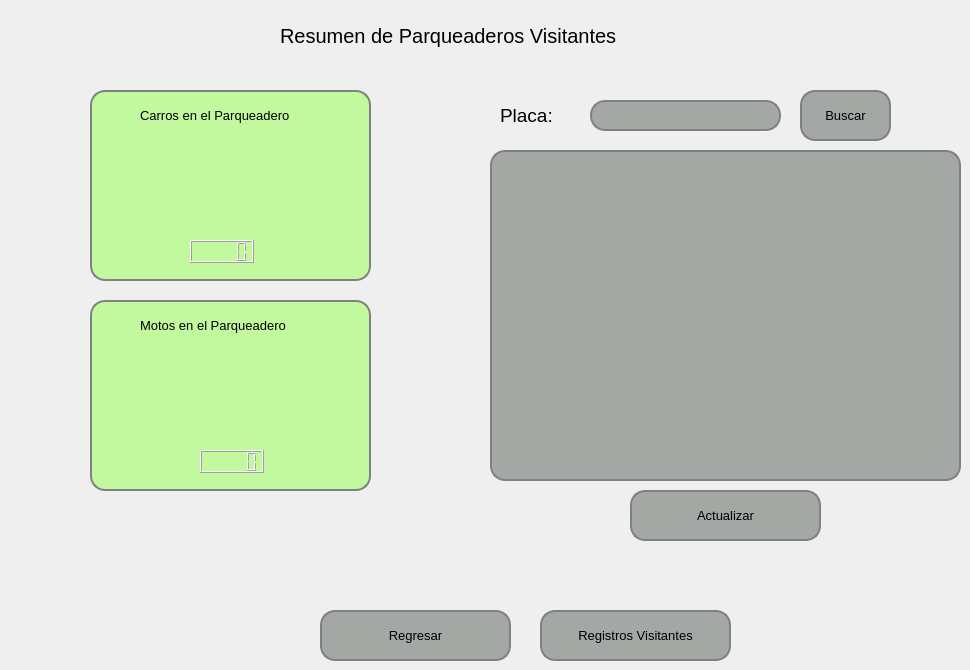
   <widget class="QWidget" name="pageVisitantes">
    <widget class="QTableWidget" name="tableWidgetParqueaderosVisitantes">
     <property name="geometry">
      <rect>
       <x>490</x>
       <y>150</y>
       <width>471</width>
       <height>331</height>
      </rect>
     </property>
     <property name="styleSheet">
      <string notr="true">    background-color: #a4a8a5; /* Color del botón */
    border-radius: 15px;       /* Borde redondeado, ajusta el valor para más curvatura */
    border: 2px solid #808080; /* Opcional: agrega un borde de color gris */</string>
     </property>
    </widget>
    <widget class="QLabel" name="label_167">
     <property name="geometry">
      <rect>
       <x>500</x>
       <y>100</y>
       <width>91</width>
       <height>31</height>
      </rect>
     </property>
     <property name="font">
      <font>
       <pointsize>14</pointsize>
      </font>
     </property>
     <property name="text">
      <string>Placa:</string>
     </property>
    </widget>
    <widget class="QPushButton" name="pushButtonRegistrosVisitantes">
     <property name="geometry">
      <rect>
       <x>540</x>
       <y>610</y>
       <width>191</width>
       <height>51</height>
      </rect>
     </property>
     <property name="font">
      <font>
       <pointsize>10</pointsize>
      </font>
     </property>
     <property name="styleSheet">
      <string notr="true">QPushButton {
    background-color: #a4a8a5; /* Color del botón */
    border-radius: 15px;       /* Borde redondeado, ajusta el valor para más curvatura */
    border: 2px solid #808080; /* Opcional: agrega un borde de color gris */
}

QPushButton:hover {
    background-color: #b0b5b0; /* Color al pasar el mouse */
}

QPushButton:pressed {
    background-color: #8f938f; /* Color al hacer clic */
}
</string>
     </property>
     <property name="text">
      <string>Registros Visitantes</string>
     </property>
    </widget>
    <widget class="QPushButton" name="pushButtonActualizarTablaVisitantes">
     <property name="geometry">
      <rect>
       <x>630</x>
       <y>490</y>
       <width>191</width>
       <height>51</height>
      </rect>
     </property>
     <property name="font">
      <font>
       <pointsize>10</pointsize>
      </font>
     </property>
     <property name="styleSheet">
      <string notr="true">QPushButton {
    background-color: #a4a8a5; /* Color del botón */
    border-radius: 15px;       /* Borde redondeado, ajusta el valor para más curvatura */
    border: 2px solid #808080; /* Opcional: agrega un borde de color gris */
}

QPushButton:hover {
    background-color: #b0b5b0; /* Color al pasar el mouse */
}

QPushButton:pressed {
    background-color: #8f938f; /* Color al hacer clic */
}
</string>
     </property>
     <property name="text">
      <string>Actualizar</string>
     </property>
    </widget>
    <widget class="QWidget" name="widgetMotosEnVisitantes" native="true">
     <property name="geometry">
      <rect>
       <x>90</x>
       <y>300</y>
       <width>281</width>
       <height>191</height>
      </rect>
     </property>
     <property name="styleSheet">
      <string notr="true">QWidget#widgetMotosEnVisitantes {
background-color: #c2f89e; /* Azul claro */
border-radius: 15px; /* Borde redondeado */
border: 2px solid #808080; /* Borde gris */
background-position: right center; /* Coloca la imagen en el lado derecho */
background-repeat: no-repeat; /* No repite la imagen */
padding-right: 40px; /* Espacio adicional para evitar que el contenido se superponga con la imagen */

}


</string>
     </property>
     <widget class="QLabel" name="label_170">
      <property name="geometry">
       <rect>
        <x>50</x>
        <y>10</y>
        <width>191</width>
        <height>31</height>
       </rect>
      </property>
      <property name="font">
       <font>
        <pointsize>10</pointsize>
       </font>
      </property>
      <property name="layoutDirection">
       <enum>Qt::LeftToRight</enum>
      </property>
      <property name="styleSheet">
       <string notr="true">background-color: #c2f89e; /* Azul claro */</string>
      </property>
      <property name="text">
       <string>Motos en el Parqueadero</string>
      </property>
     </widget>
     <widget class="QLabel" name="label_171">
      <property name="geometry">
       <rect>
        <x>60</x>
        <y>50</y>
        <width>161</width>
        <height>101</height>
       </rect>
      </property>
      <property name="font">
       <font>
        <pointsize>10</pointsize>
       </font>
      </property>
      <property name="layoutDirection">
       <enum>Qt::LeftToRight</enum>
      </property>
      <property name="styleSheet">
       <string notr="true">background-color: #c2f89e; /* Azul claro */
image: url(:/icons/Iconos/motoFrente.png);</string>
      </property>
      <property name="text">
       <string/>
      </property>
     </widget>
     <widget class="QLCDNumber" name="lcdNumberMotosVisitantes">
      <property name="geometry">
       <rect>
        <x>110</x>
        <y>150</y>
        <width>64</width>
        <height>23</height>
       </rect>
      </property>
     </widget>
    </widget>
    <widget class="QLabel" name="label_172">
     <property name="geometry">
      <rect>
       <x>280</x>
       <y>10</y>
       <width>441</width>
       <height>51</height>
      </rect>
     </property>
     <property name="font">
      <font>
       <pointsize>15</pointsize>
      </font>
     </property>
     <property name="text">
      <string>Resumen de Parqueaderos Visitantes</string>
     </property>
    </widget>
    <widget class="QWidget" name="widgetCarrosEnVisitantes" native="true">
     <property name="geometry">
      <rect>
       <x>90</x>
       <y>90</y>
       <width>281</width>
       <height>191</height>
      </rect>
     </property>
     <property name="styleSheet">
      <string notr="true">QWidget#widgetCarrosEnVisitantes {
background-color: #c2f89e; /* Azul claro */
border-radius: 15px; /* Borde redondeado */
border: 2px solid #808080; /* Borde gris */
background-position: right center; /* Coloca la imagen en el lado derecho */
background-repeat: no-repeat; /* No repite la imagen */
padding-right: 40px; /* Espacio adicional para evitar que el contenido se superponga con la imagen */

}


</string>
     </property>
     <widget class="QLabel" name="label_173">
      <property name="geometry">
       <rect>
        <x>50</x>
        <y>10</y>
        <width>191</width>
        <height>31</height>
       </rect>
      </property>
      <property name="font">
       <font>
        <pointsize>10</pointsize>
       </font>
      </property>
      <property name="layoutDirection">
       <enum>Qt::LeftToRight</enum>
      </property>
      <property name="styleSheet">
       <string notr="true">background-color: #c2f89e; /* Azul claro */</string>
      </property>
      <property name="text">
       <string>Carros en el Parqueadero</string>
      </property>
     </widget>
     <widget class="QLabel" name="label_174">
      <property name="geometry">
       <rect>
        <x>60</x>
        <y>50</y>
        <width>151</width>
        <height>91</height>
       </rect>
      </property>
      <property name="font">
       <font>
        <pointsize>10</pointsize>
       </font>
      </property>
      <property name="layoutDirection">
       <enum>Qt::LeftToRight</enum>
      </property>
      <property name="styleSheet">
       <string notr="true">background-color: #c2f89e; /* Azul claro */
image: url(:/icons/Iconos/carroFrente.png);</string>
      </property>
      <property name="text">
       <string/>
      </property>
     </widget>
     <widget class="QLCDNumber" name="lcdNumberCarrosVisitantes">
      <property name="geometry">
       <rect>
        <x>100</x>
        <y>150</y>
        <width>64</width>
        <height>23</height>
       </rect>
      </property>
     </widget>
    </widget>
    <widget class="QPushButton" name="pushButtonRegresarVisitantes">
     <property name="geometry">
      <rect>
       <x>320</x>
       <y>610</y>
       <width>191</width>
       <height>51</height>
      </rect>
     </property>
     <property name="font">
      <font>
       <pointsize>10</pointsize>
      </font>
     </property>
     <property name="styleSheet">
      <string notr="true">QPushButton {
    background-color: #a4a8a5; /* Color del botón */
    border-radius: 15px;       /* Borde redondeado, ajusta el valor para más curvatura */
    border: 2px solid #808080; /* Opcional: agrega un borde de color gris */
}

QPushButton:hover {
    background-color: #b0b5b0; /* Color al pasar el mouse */
}

QPushButton:pressed {
    background-color: #8f938f; /* Color al hacer clic */
}
</string>
     </property>
     <property name="text">
      <string>Regresar</string>
     </property>
    </widget>
    <widget class="QLineEdit" name="lineEdit">
     <property name="geometry">
      <rect>
       <x>590</x>
       <y>100</y>
       <width>191</width>
       <height>31</height>
      </rect>
     </property>
     <property name="font">
      <font>
       <pointsize>14</pointsize>
      </font>
     </property>
     <property name="styleSheet">
      <string notr="true">    background-color: #a4a8a5; /* Color del botón */
    border-radius: 15px;       /* Borde redondeado, ajusta el valor para más curvatura */
    border: 2px solid #808080; /* Opcional: agrega un borde de color gris */</string>
     </property>
    </widget>
    <widget class="QPushButton" name="pushButtonBuscarVisitantes">
     <property name="geometry">
      <rect>
       <x>800</x>
       <y>90</y>
       <width>91</width>
       <height>51</height>
      </rect>
     </property>
     <property name="font">
      <font>
       <pointsize>10</pointsize>
      </font>
     </property>
     <property name="styleSheet">
      <string notr="true">QPushButton {
    background-color: #a4a8a5; /* Color del botón */
    border-radius: 15px;       /* Borde redondeado, ajusta el valor para más curvatura */
    border: 2px solid #808080; /* Opcional: agrega un borde de color gris */
}

QPushButton:hover {
    background-color: #b0b5b0; /* Color al pasar el mouse */
}

QPushButton:pressed {
    background-color: #8f938f; /* Color al hacer clic */
}
</string>
     </property>
     <property name="text">
      <string>Buscar</string>
     </property>
    </widget>
   </widget>
